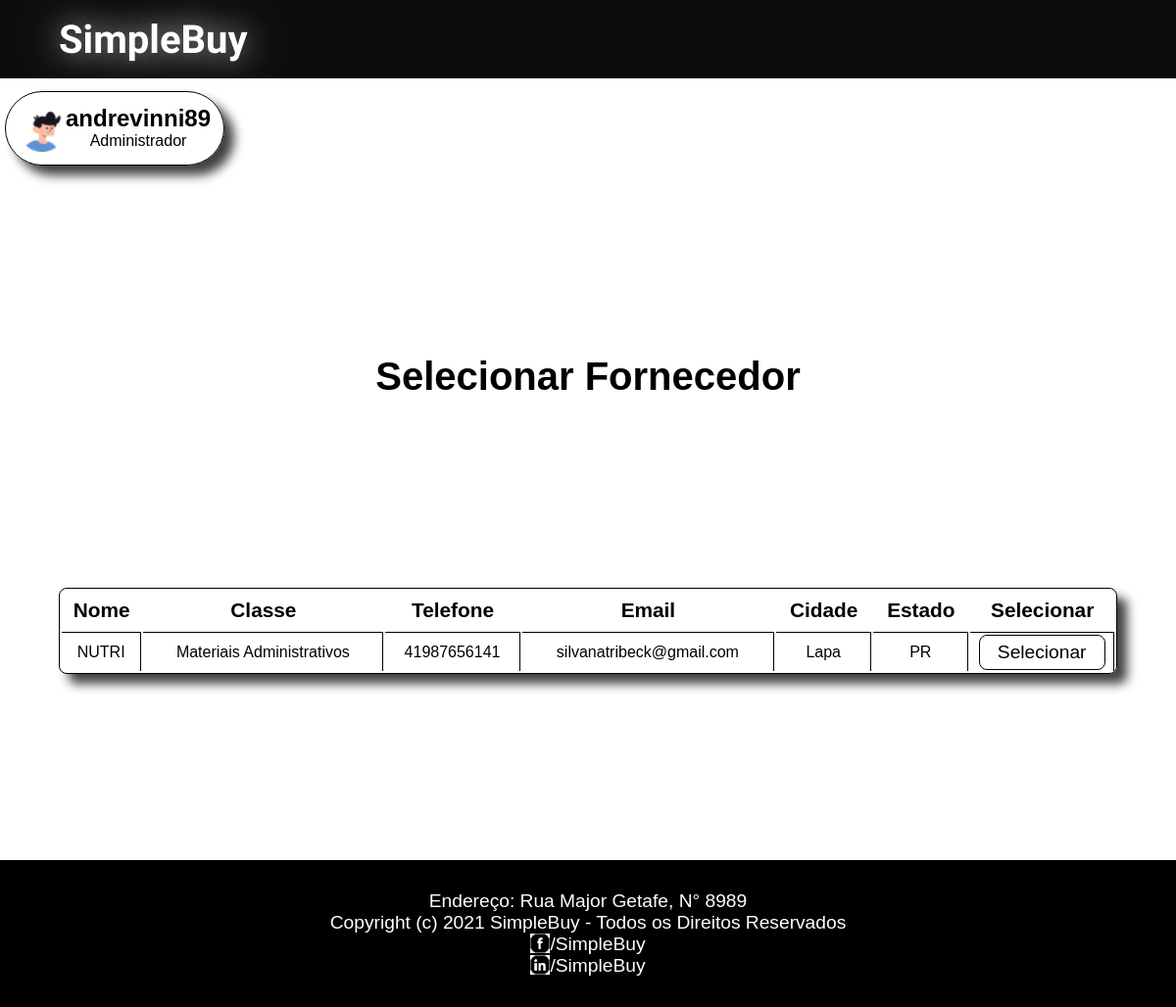
/inicio-administrador/andrevinni89/integrar-nota-fiscal/selecionar-fornecedor, run on an earlier commit of the app's database.
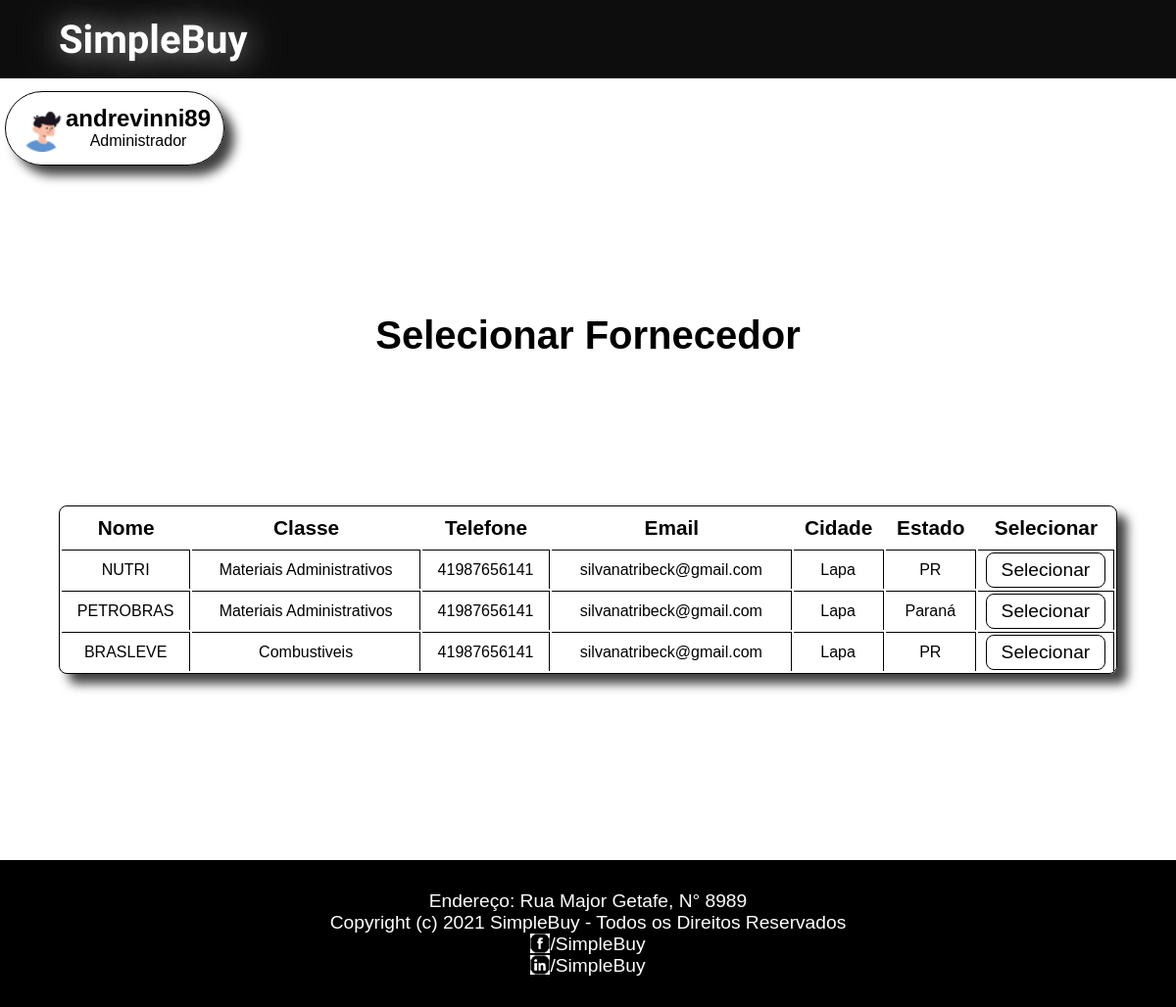
And on a later commit of the database.
### SimpleBuy/models.py (models this page shows, shortened)
class Fornecedor(models.Model):
    nome = models.CharField(max_length=200, unique=True)
    cnpj = models.CharField(max_length=200, unique=True)
    email = models.CharField(max_length=500, null=True)
    endereco = models.OneToOneField(Endereco, on_delete=models.CASCADE)
    telefone = models.CharField(max_length=200)
    classe = models.ForeignKey(Classe, on_delete=models.CASCADE, null=True)

class Classe(models.Model):
    nome = models.CharField(unique=True, max_length=200)
    def __str__(self):
        return self.nome

class Endereco(models.Model):
    rua = models.CharField(max_length=200)
    numero = models.IntegerField()
    cep = models.CharField(max_length=200)
    complemento = models.CharField(max_length=200, null=True)
    cidade = models.ForeignKey(Cidade, on_delete=models.CASCADE)

class Cidade(models.Model):
    nome = models.CharField(max_length=200)
    estado = models.ForeignKey(Estado, on_delete=models.CASCADE)
    def __str__(self):
        return self.nome

class Estado(models.Model):
    nome = models.CharField(max_length=200)
    def __str__(self):
        return self.nome

### SimpleBuy/views.py (the view)
# urls.py: path('inicio-administrador/<str:nomeUsuario>/integrar-nota-fiscal/selecionar-fornecedor',views.selecionar_fornecedor, name='selecionar-item'),
def selecionar_fornecedor(request, nomeUsuario, item_id=0):
    dao = GenericDao()
    daoFornecedor = DaoFornecedor()
    item_pendente_cotacao = None
    try:
        comprador = dao.get_by_username(Comprador, nomeUsuario)
        user = comprador
    except:
        comprador = False
        administrador = dao.get_by_username(Administrador, nomeUsuario)
        user = administrador
    if item_id != 0:
        item_pendente_cotacao = dao.get(Item_pendente_cotacao, item_id)
        fornecedores = daoFornecedor.get_fornecedor_by_classe(item_pendente_cotacao.cod_item.classe)
    else:
        fornecedores = dao.selectAll(Fornecedor)
    context = {
        "user": user,
        "item_pendente_cotacao": item_pendente_cotacao,
        "fornecedores": fornecedores
    }
    return render(request, 'SimpleBuy/selecionar-fornecedor.html', context)

### SimpleBuy/dao/GenericDao.py (called while the page is built)
    def selectAll(self, Model):
        list = []
        for i in Model.objects.all():
            list.append(i)
        return list

    def get_by_username(self, Model, username):
        try:
            model = Model.objects.get(nomeUsuario=username)
        except:
            raise
        return model

### SimpleBuy/templates/SimpleBuy/selecionar-fornecedor.html (shortened to what this page needs)
{% load static %}
<!DOCTYPE html>
<html lang="pt-br">
<head>
    <link rel="stylesheet" href="{% static 'style/inicio.css' %}">
    <link rel="stylesheet" href="{% static 'style/selecionar-fornecedor.css' %}">
</head>
<body>
    <div class="box">
    <header>
        <div class="container-header">
            <h1 class="tittle-header"><a id="logo" href="index"> SimpleBuy</a></h1>
        </div>
    </header>
        <div class="content-historico">
            {% if user.plano > 0 %}
            <a href="/inicio-administrador/{{user.nomeUsuario}}/" class="profile-link">
                <div class="profile">
                    <img src="{% static 'img/user-image.png' %}" alt="">
                    <div class="img-name">
                        <h2>{{user.nomeUsuario}}</h2>
                        <span>Administrador</span>
                    </div>
                </div>
            </a>
        {% endif %}
            <h1>Selecionar Fornecedor</h1>
            <table>
                <tr>
                    <th>Nome</th>
                    <th >Classe</th>
                    <th >Telefone</th>
                    <th >Email</th>
                    <th>Cidade</th>
                    <th>Estado</th>
                    <th>Selecionar</th>
                </tr>
                {% for fornecedor in fornecedores %}
                    <tr>
                        <td>{{fornecedor.nome}}</td>
                        <td >{{fornecedor.classe}}</td>
                        <td >{{fornecedor.telefone}}</td>
                        <td >{{fornecedor.email}}</td>
                        <td>{{fornecedor.endereco.cidade}}</td>
                        <td >{{fornecedor.endereco.cidade.estado}}</td>
                                {% if user.plano > 0 %}
                                    <td lass="last"><a href="{{fornecedor.id}}"><button class="generic-button">Selecionar</button></a></td>
                                {% else %}
                                    <td lass="last"><a href="{{fornecedor.id}}"><button class="generic-button">Selecionar</button></a></td>
                                {% endif %}
                    </tr>
                {% endfor %}
            </table>
        </div>
    <footer>
        <p>Endereço: Rua Major Getafe, N° 8989</p>
        <p>Copyright (c) 2021 SimpleBuy - Todos os Direitos Reservados</p>
        <div class="rede">
            <img src="{% static 'img/icone-facebook.png' %}" alt="">
            <p><a href="https://facebook/SimpleBuy">/SimpleBuy</a></p>
        </div>
        <div class="rede">
            <img src="{% static 'img/icone-linkedin.png' %}" alt="">
            <p><a href="https://linkedin/SimpleBuy">/SimpleBuy</a></p>
        </div>
    </footer>
</div>
</body>
</html>

What changed in the data, as far as the page shows it:
added Fornecedor: nome "PETROBRAS", classe "Materiais Administrativos", telefone "41987656141", email "silvanatribeck@gmail.com", endereco.cidade "Lapa", endereco.cidade.estado "Paraná"
added Fornecedor: nome "BRASLEVE", classe "Combustiveis", telefone "41987656141", email "silvanatribeck@gmail.com", endereco.cidade "Lapa", endereco.cidade.estado "PR"
